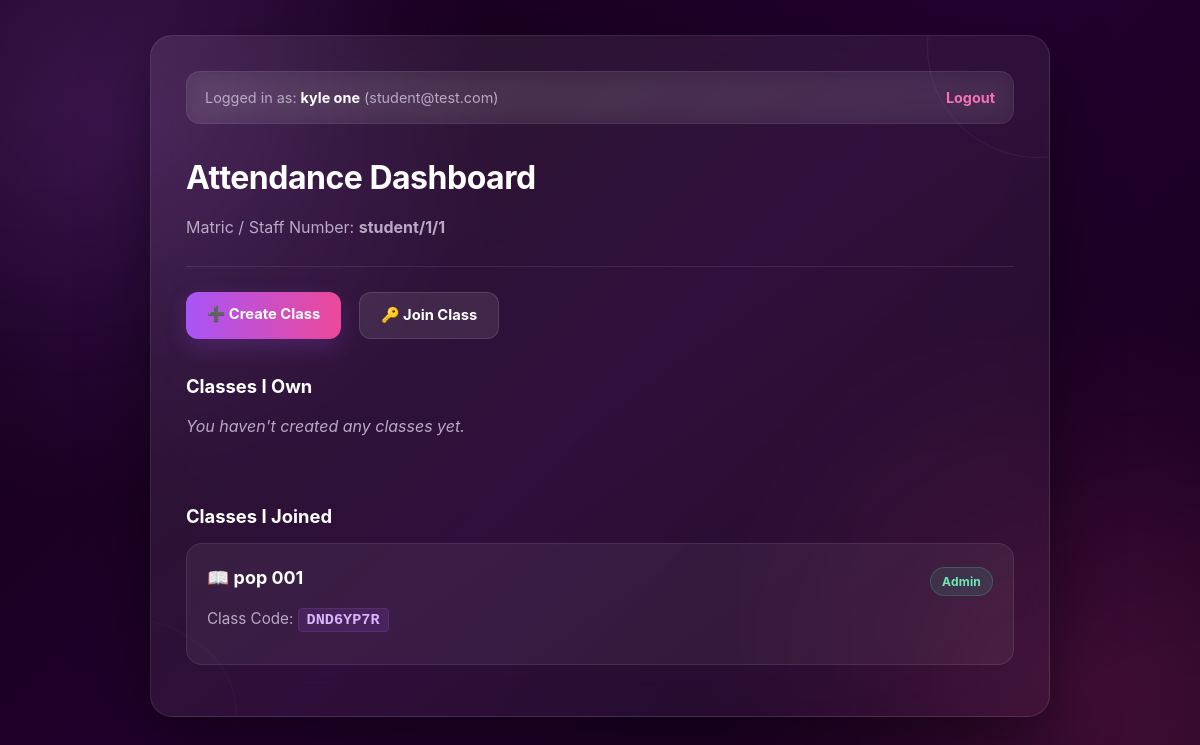
Page /dashboard (signed in) on the committed database.
### models.py (models this page shows)
class User(db.Model):
    id = db.Column(db.Integer, primary_key=True)
    name = db.Column(db.String(100), nullable=False)
    matric_number = db.Column(
        db.String(50),
        unique=True,
        nullable=False
    )
    email = db.Column(
        db.String(120),
        unique=True,
        nullable=False
    )
    password = db.Column(
        db.String(255),
        nullable=False
    )

class ClassMembership(db.Model):
    id = db.Column(
        db.Integer,
        primary_key=True
    )
    user_id = db.Column(
        db.Integer,
        db.ForeignKey("user.id"),
        nullable=False
    )
    class_id = db.Column(
        db.Integer,
        db.ForeignKey("class.id"),
        nullable=False
    )
    role = db.Column(
        db.String(20),
        nullable=False,
        default="member"
    )
    user = db.relationship(
        "User",
        backref="class_memberships"
    )
    class_obj = db.relationship(
        "Class",
        backref="memberships"
    )

class Class(db.Model):
    id = db.Column(
        db.Integer,
        primary_key=True
    )
    name = db.Column(
        db.String(100),
        nullable=False
    )
    class_code = db.Column(
        db.String(20),
        unique=True,
        nullable=False
    )
    owner_id = db.Column(
        db.Integer,
        db.ForeignKey("user.id"),
        nullable=False
    )
    latitude = db.Column(
        db.Float,
        nullable=True
    )
    longitude = db.Column(
        db.Float,
        nullable=True
    )
    radius_meters = db.Column(
        db.Float,
        nullable=True,
        default=50.0
    )

### app.py (the view)
@app.route("/dashboard")
def dashboard():
    if "user_id" not in session:
        return redirect(url_for("login"))
    user = User.query.get(session["user_id"])
    owned_classes = Class.query.filter_by(
        owner_id=user.id
    ).all()
    memberships = ClassMembership.query.filter(
        ClassMembership.user_id == user.id,
        ClassMembership.role != "owner"
    ).all()
    return render_template(
        "dashboard.html",
        user=user,
        owned_classes=owned_classes,
        memberships=memberships
    )

### templates/dashboard.html (shortened to what this page needs)
<!DOCTYPE html>
<html lang="en">
<head>
    <link rel="stylesheet" href="{{ url_for('static', filename='style.css') }}">
</head>
<body>
    <div class="container">
        <div class="header-banner">
            <div>Logged in as: <strong>{{ user.name }}</strong> ({{ user.email }})</div>
            <div><a href="{{ url_for('logout') }}">Logout</a></div>
        </div>
        <h1>Attendance Dashboard</h1>
        <p style="color: var(--text-muted);">Matric / Staff Number: <strong>{{ user.matric_number }}</strong></p>
        <hr>
        <div style="display: flex; gap: 10px; margin-bottom: 25px;">
            <a href="{{ url_for('create_class') }}" class="btn">➕ Create Class</a>
            <a href="{{ url_for('join_class') }}" class="btn btn-secondary">🔑 Join Class</a>
        </div>
        <h3>Classes I Own</h3>
        {% if owned_classes %}
            {% for class in owned_classes %}
                <div class="card">
                    <div style="display: flex; justify-content: space-between; align-items: center;">
                        <div class="card-title">
                            <a href="{{ url_for('class_page', class_id=class.id) }}">
                                📚 {{ class.name }}
                            </a>
                        </div>
                        <span class="badge badge-owner">Owner</span>
                    </div>
                    <p style="margin-top: 8px; color: var(--text-muted); font-size: 0.95rem;">
                        Class Code: <code style="background: #edf2f7; padding: 2px 8px; border-radius: 4px; font-weight: bold; color: var(--primary-dark);">{{ class.class_code }}</code>
                    </p>
                </div>
            {% endfor %}
        {% else %}
            <p style="color: var(--text-muted); font-style: italic;">You haven't created any classes yet.</p>
        {% endif %}
        <br>
        <h3>Classes I Joined</h3>
        {% if memberships %}
            {% for membership in memberships %}
                <div class="card">
                    <div style="display: flex; justify-content: space-between; align-items: center;">
                        <div class="card-title">
                            <a href="{{ url_for('class_page', class_id=membership.class_obj.id) }}">
                                📖 {{ membership.class_obj.name }}
                            </a>
                        </div>
                        {% if membership.role == 'admin' %}
                            <span class="badge badge-admin">Admin</span>
                        {% else %}
                            <span class="badge badge-member">Member</span>
                        {% endif %}
                    </div>
                    <p style="margin-top: 8px; color: var(--text-muted); font-size: 0.95rem;">
                        Class Code: <code style="background: #edf2f7; padding: 2px 8px; border-radius: 4px; font-weight: bold;">{{ membership.class_obj.class_code }}</code>
                    </p>
                </div>
            {% endfor %}
        {% else %}
            <p style="color: var(--text-muted); font-style: italic;">You haven't joined any classes yet.</p>
        {% endif %}
    </div>
</body>
</html>

### rows in the picture
User: name "kyle one", email "student@test.com", matric_number "student/1/1"
ClassMembership: class_obj.name "pop 001", role "Admin", class_obj.class_code "DND6YP7R"
